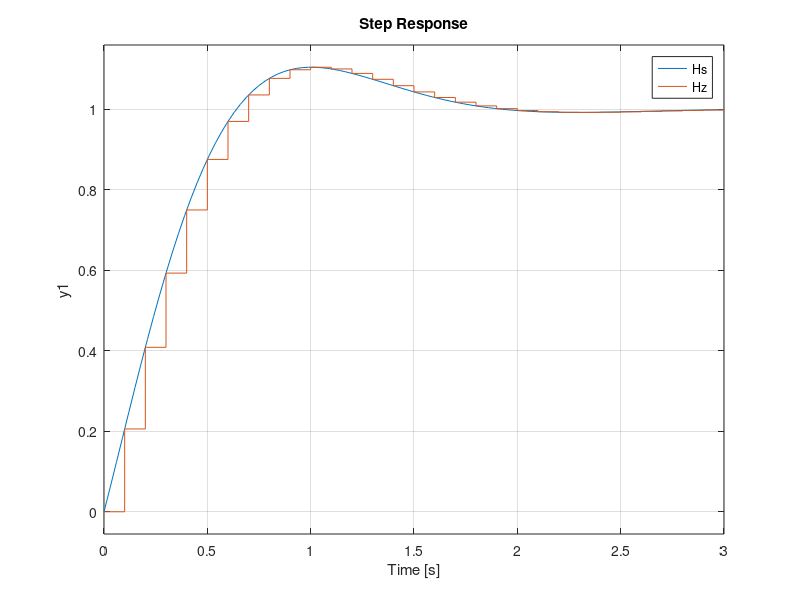
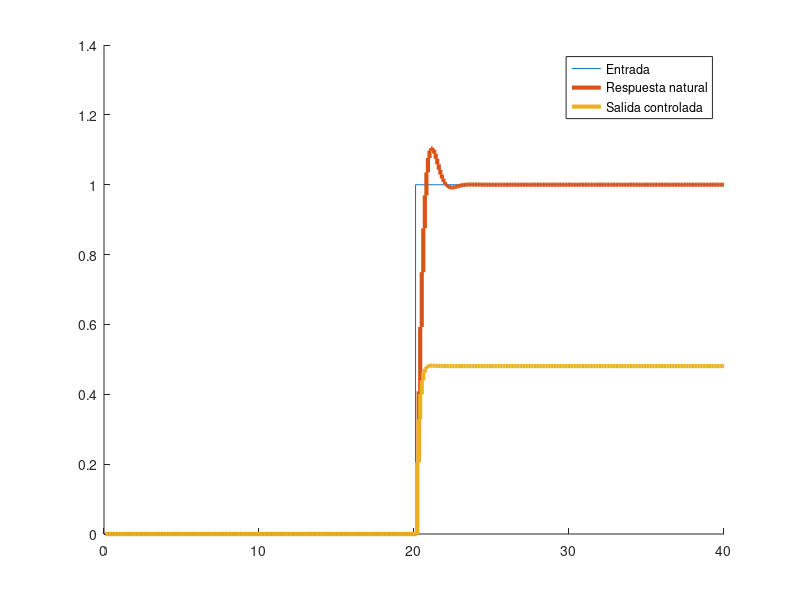
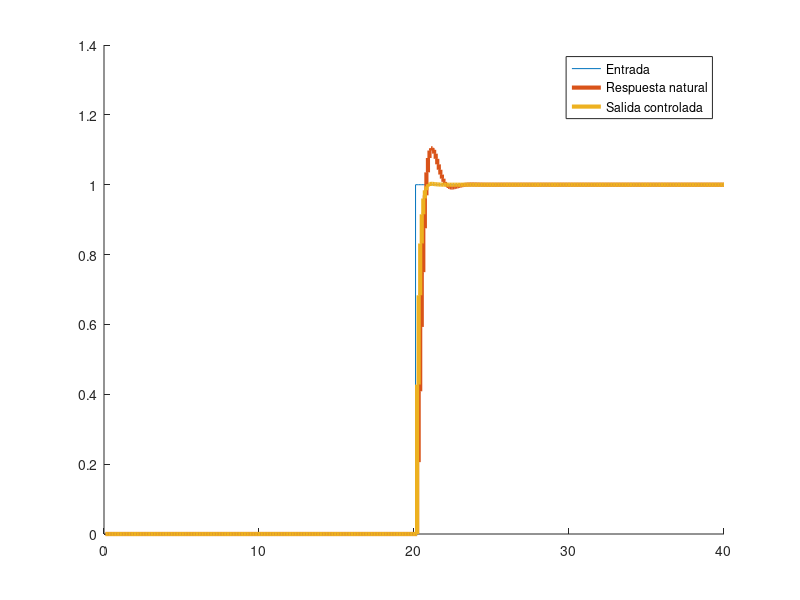

Write MATLAB code to recreate these figures, in order.
%% Control Digital en Sistemas Embebidos - MSE - PRACTICA 4

pkg load signal
pkg load control

clc
clear all

%%
% 1) Discretizar la planta
%%

h = 0.1;

s = tf('s');
Hs = (0.2*s+1) / (0.1*s*s + 0.4*s +1 );
Hz = c2d(Hs, h, 'zoh')

[numz, denz] = tfdata(Hz, 'v')
[Phi, Gamma, C, D] = tf2ss(numz, denz)

%%
% 2) Obtener la respuesta al escalón en tiempo continuo y discreto.
%%

figure;
step(Hs, Hz)

pole(Hz)

%%
% 3) Aplicar un control diseñado por el método de Pole Placement. 
% Obtener K0 y de forma que el sistema ubique ambos polos en (0,5 +- j 0.3).
%%

% Primero probamos sin obtener K0

poles = [0.6 + 0.1i; 0.6 - 0.1i]

K = place(Phi, Gamma, poles)

Phi_LC = Phi - Gamma * K

%%
% 4) Comparar la respuesta al escalón en lazo abierto con la respuesta obtenida 
%    aplicando el control por Pole Placement anterior.
%%

t = h:h:40;
r = [ zeros(length(t)/2, 1); ones(length(t)/2, 1) ];

y_open = filter(numz, denz, r);
[numz_pole_placement_1, denz_pole_placement_1] = ss2tf(Phi_LC, Gamma, C, D);
y_pole_placement = filter(numz_pole_placement_1, denz_pole_placement_1, r);

figure;
hold on;
stairs(t, r)
stairs(t, y_open, "LineWidth", 3)
stairs(t, y_pole_placement, "LineWidth", 3)
legend("Entrada", "Respuesta natural", "Salida controlada")

%%
% Ahora probamos obteneniendo K0
%%

K = place(Phi, Gamma, poles)

Phi_LC = Phi - Gamma * K

K0 = (C * (eye(2) - Phi_LC)^(-1) * Gamma)^(-1)

Gamma_LC = Gamma * K0

%%
% 4) Comparar la respuesta al escalón en lazo abierto con la respuesta obtenida 
%    aplicando el control por Pole Placement anterior.
%%

t = h:h:40;
r = [ zeros(length(t)/2, 1); ones(length(t)/2, 1) ];

y_open = filter(numz, denz, r);
[numz_pole_placement, denz_pole_placement] = ss2tf(Phi_LC, Gamma_LC, C, D);
y_pole_placement = filter(numz_pole_placement, denz_pole_placement, r);

figure;
hold on;
stairs(t, r)
stairs(t, y_open, "LineWidth", 3)
stairs(t, y_pole_placement, "LineWidth", 3)
legend("Entrada", "Respuesta natural", "Salida controlada")


%%
% Funcion Pole Placement 
% Prueba para planta de primer orden en donde y(k) = x(k)
%%

function [data] = pole_placement_controller(data)
  data.output = data.K0 * data.R - data.K * data.X;
end

function [y] = filter_pole_placement(b, a, r, data)
  y_inicial = length(a) - 1;
  y = zeros(y_inicial + length(r), 1);
  r = [ zeros(y_inicial, 1); r ];
  u = [ zeros(y_inicial, 1); r ];
  
  for k = y_inicial + 1 : 1 : length(r)
    data.X = y(k-1);
    data.R = r(k);
    data = pole_placement_controller(data);
    u(k) = data.output;
    
    for m = 1 : 1 : length(b)
      y(k) = y(k) + b(m) * u(k-m+1);
    end
    
    for n = 2 : 1 : length(a)
      y(k) = y(k) - a(n) * y(k-n+1);
    end
  
    y(k) = y(k) / a(1);
  end
  
  y = y(y_inicial+1:end);
end




